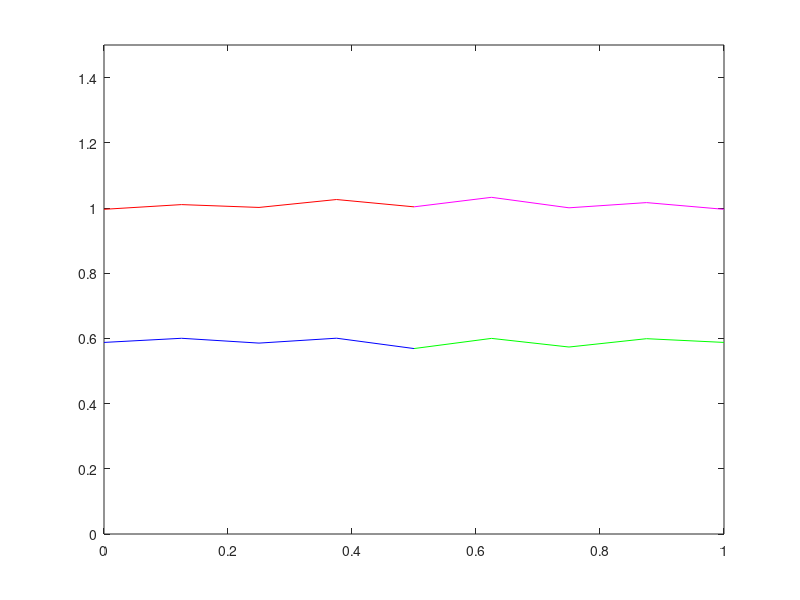

Source code (MATLAB):
a = 1;
b = 2;

%initialize parameters
t0 = 0;
tf = 1;
L = 4;
 

%define space mesh
h = 1 / L;
x = 0 : h / 2 : 1;
x = x';

%set inital funcitons  
InitialPressure = sin( pi * x );
InitialVelocity = ones( 1 , length( x ) );

% define time mesh
k = h / 4 ;
t = t0 : k : tf;
N = length( t ) - 1;

%wave speed details
rho1 = 1;                 %density
K1 = 1;                   %bulk modulus
rho2 = 1;
K2 = 1;
%impedence
Z1 = rho1 * K1;             
Z2 = rho2 * K2;

A = [ 0 K1 ; 1 / rho1 0 ];       %wave speed
R = [ -Z1 Z1 ; 1 1 ];
evaluesA = eig( A );
c0w = evaluesA( 1 );
c0z = evaluesA( 2 );

%CFL number
mu = A * k / h;

%preallocate u, set initial value using intital condition
U =struct('PressureEdge1',zeros( N + 1 , L + 1 ),...
          'VelocityEdge1',zeros( N + 1 , L + 1 ),...
          'PressureEdge2',zeros( N + 1 , L + 1 ),...
          'VelocityEdge2',zeros( N + 1 , L + 1 ));
U( : ).PressureEdge1( 1 , : ) = InitialPressure( 1 : L + 1 );
U( : ).VelocityEdge1( 1 , : ) = InitialVelocity( 1 : L + 1 );
U( : ).PressureEdge2( 1 , : ) = InitialPressure( L + 1 : end );
U( : ).VelocityEdge2( 1 , : ) = InitialVelocity( L + 1 : end );



%struct to store w,z at junctions, index gives egde, column 1 of struct is
%the char at the left endpoint 'a' and column 2 gives the char at the 
% right endpoint 'b'
%w left moving 
%z right moving
C=struct( 'w1',zeros( N + 1 , 2 ),...
          'z1',zeros( N + 1 , 2 ),...
          'w2',zeros( N + 1 , 2 ),...
          'z2',zeros( N + 1 , 2 ) );

%loop through time
for n=1:N
    %loop through space
    for j=2:L
%u(n + 1,j)= (u(n,j - 1) + u(n,j + 1))/2 -(mu/2)*(u(n,j + 1) - u(n,j - 1))
      
      %calculate interior nodes for edge 1
      prev = ( cell2mat( { U.PressureEdge1( n , j - 1 ),...
                           U.VelocityEdge1( n , j - 1 ) } ) )';
                  
      next = ( cell2mat( { U.PressureEdge1( n , j + 1 ),...
                           U.VelocityEdge1( n , j + 1 ) } ) )';
                  
      newU = ( prev + next ) / 2 - ( mu / 2 ) * ( next - prev );

      U.PressureEdge1( n + 1 , j ) = newU( 1 );
      U.VelocityEdge1( n + 1 , j ) = newU( 2 );
      
      %calculate interior nodes for edge 2
      prev = ( cell2mat( { U.PressureEdge2( n , j - 1),...
                           U.VelocityEdge2( n , j - 1 ) } ) )';
                    
      next = ( cell2mat( { U.PressureEdge2( n , j + 1 ),...
                           U.VelocityEdge2( n , j + 1 ) } ) )';
                    
      newU = ( prev + next ) / 2 - ( mu / 2 ) * ( next - prev );

      U.PressureEdge2( n + 1 , j ) = newU( 1 );
      U.VelocityEdge2( n + 1 , j ) = newU( 2 );
      

    end

    %JUNCTIONS
    
    j = 1;

    %calc  w char using pres/vel for egde 1 at vertex a
    prev = R * ( cell2mat( { U.PressureEdge1( n , j ),...
                             U.VelocityEdge1( n , j ) } ) )';
    
    %check to ensure press/vel for w/z satisfy IC
    %C.w1( 1 , a ) = prev( 1 );
    %C.z1( 1 , a ) = prev( 2 );
    
    next = R *( cell2mat( { U.PressureEdge1( n , j + 1 ),...
                             U.VelocityEdge1( n , j + 1 ) } ) )';
   
    %w(x^n)=c0(dt/dx)*(w_(L)-w_(L-1))+w_L...linear interpolation for known char
    %where c0=-1, an eigen value of A and the slope of the characteristic
    curr = c0w * ( k / h ) * ( prev - next ) + prev;
    
    %set w char value at vertex  
    C.w1( n + 1 , a ) = curr( 1 );
        
    %calc w char using pres/vel for edge 2 at vertex b
    prev = R * ( cell2mat( { U.PressureEdge2( n , j ),...
                             U.VelocityEdge2( n , j ) } ) )';
      
    next = R * ( cell2mat( { U.PressureEdge2( n , j + 1 ),...
                             U.VelocityEdge2( n , j + 1 ) } ) )';
   
    %check to ensure press/vel for w/z satisfy IC
    %C.w2( 1 , b ) = prev( 1 );
    %C.z2( 1 , b ) = prev( 2 );
      
    %w(x^n)=c0(dt/dx)*(z_(L)-z_(L-1))+z_L...linear interpolation for known char
    %where c0=-1, an eigen value of A and the slope of the characteristic
    curr = c0w * ( k / h ) * ( prev - next ) + prev;
    
    %set w char value at vertex 
    C.w2( n + 1 , b ) = curr( 1 );
    
    
    %JUNCTIONS
    
    j = L + 1;
    
    %calc z char using pres/vel for edge 1 at vertex b 
    prev = R * ( cell2mat( { U.PressureEdge1( n , j - 1 ),...
                             U.VelocityEdge1( n , j - 1 ) } ) )';
   
    next = R * (cell2mat( { U.PressureEdge1( n , j ),...
                            U.VelocityEdge1( n , j ) } ) )';
                      
    %check to ensure press/vel for w/z satisfy IC
    %C.w1( 1 , b ) = next( 1 );
    %C.z1( 1 , b ) = next( 2 );
    
    %z(x^n)=mu*(z_(L)-z_(L-1))+z_L...linear interpolation for known char
    curr = c0z * ( k / h ) * ( prev - next ) + prev;
    
    %set w char value at vertex 
    C.z1( n + 1 , b ) = curr( 2 );
    
    %calc chars using pres/vel for edge 2 at vertex a
    prev = R * ( cell2mat( { U.PressureEdge2( n , j - 1 ),...
                             U.VelocityEdge2( n , j - 1 ) } ) )';
                         
    next = R * ( cell2mat( { U.PressureEdge2( n , j ),...
                             U.VelocityEdge2( n , j ) } ) )';
                         
    %check to ensure press/vel for w/z satisfy IC
    %C.w2( 1 , a ) = next( 1 );
    %C.z2( 1 , a ) = next( 2 );
   
    %z(x^n)=mu*(z_(L)-z_(L-1))+z_L...linear interpolation for known char
    curr = c0z * ( k / h ) * ( next - prev ) + prev;
    
    %set w char value at vertex 
    C.z2( n + 1 , a ) = curr( 2 );
    
    
    
    %Vertex a
    %calc unk chars at vertex using juction conditions. Solve system 
    %Ax=b using interpolated chars 
    knownchars = ( cell2mat( { C.w1( n + 1 , a ),...
                               C.z2( n + 1 , a ) } ) )';
    %multiply by coeff matrix                       
    knownchars = [ Z1  Z2 ; -1 1 ] * knownchars;
    %solve
    unkchars = [ Z2 Z1 ; -1 1 ] \ knownchars ;
    %set new chars at vertex a 
    C.w2( n + 1 , a ) = unkchars( 1 );
    C.z1( n + 1 , a ) = unkchars( 2 );
  
    %calc press/vel using chars on edge 1 at vertex a
    newC = ( cell2mat( { C.w1( n + 1 , a ),...
                         C.z1( n + 1 , a ) } ) )';
                     
    newU = R \ newC;
    U.PressureEdge1( n + 1 , 1 ) = newU( 1 );
    U.VelocityEdge1( n + 1 , 1 ) = newU( 2 );
    
    %calc press/vel using chars on edge 2 at vertex a
    newC = ( cell2mat( { C.w2( n + 1 , a ),...
                         C.z2( n + 1 , a ) } ) )';
                     
    newU = R \ newC;
    U.PressureEdge2( n + 1 , L + 1 ) = newU( 1 );
    U.VelocityEdge2( n + 1 , L + 1 ) = newU( 2 );
    
    
    %Vertex b
    %calc unk chars at vertex using juction conditions. Solve system 
    %Ax=b using interpolated chars 
    knownchars = ( cell2mat( { C.w2( n + 1 , b ),...
                               C.z1( n + 1 , b ) } ) )';
    
    %multiply by coefficient matrix
    knownchars = [ Z2 Z1 ; 1 -1 ] * knownchars;
    %solve
    unkchars = [ Z1 Z2 ; 1 -1 ] \ knownchars;
    C.w1( n + 1 , b ) = unkchars( 1 );
    C.z2( n + 1 , b ) = unkchars( 2 );
    
    
    %calc press/vel using chars on edge 1 at vertex b  
    newC = ( cell2mat( { C.w1( n + 1 , b ),...
                         C.z1( n + 1 , b ) } ) )';
                     
    newU = R \ newC;
    U.PressureEdge1( n + 1 , L + 1 ) = newU( 1 );
    U.VelocityEdge1( n + 1 , L + 1 ) = newU( 2 );
   
    %calc press/vel using chars on edge 2 at vertex b
    newC = ( cell2mat( { C.w2( n + 1 , b ),...
                         C.z2( n + 1 , b ) } ) )';
                     
    newU = R \ newC;
    U.PressureEdge2( n + 1 , 1 ) = newU( 1 );
    U.VelocityEdge2( n + 1 , 1 ) = newU( 2 );

end

clf
%figure(glf)
% hold on
for i=1:N+1
    
    plot( x ( 1 : L + 1 ),U.PressureEdge1( i , : ),'b',...
          x ( L + 1 : end ),U.PressureEdge2( i , : ),'g',...
          x ( 1 : L + 1 ),U.VelocityEdge1( i , : ),'r',...
          x ( L + 1 : end ),U.VelocityEdge2( i , : ),'m')
      
	axis( [ 0  1  0 1.5 ])
    pause( .05 )
    drawnow

end
hold off
